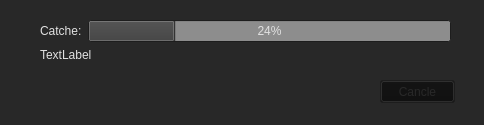
<?xml version="1.0" encoding="UTF-8"?>
<ui version="4.0">
 <class>Form</class>
 <widget class="QWidget" name="Form">
  <property name="geometry">
   <rect>
    <x>0</x>
    <y>0</y>
    <width>484</width>
    <height>125</height>
   </rect>
  </property>
  <property name="minimumSize">
   <size>
    <width>484</width>
    <height>125</height>
   </size>
  </property>
  <property name="maximumSize">
   <size>
    <width>484</width>
    <height>125</height>
   </size>
  </property>
  <property name="palette">
   <palette>
    <active>
     <colorrole role="WindowText">
      <brush brushstyle="SolidPattern">
       <color alpha="255">
        <red>225</red>
        <green>225</green>
        <blue>225</blue>
       </color>
      </brush>
     </colorrole>
     <colorrole role="Button">
      <brush brushstyle="SolidPattern">
       <color alpha="255">
        <red>74</red>
        <green>74</green>
        <blue>74</blue>
       </color>
      </brush>
     </colorrole>
     <colorrole role="Light">
      <brush brushstyle="SolidPattern">
       <color alpha="255">
        <red>38</red>
        <green>38</green>
        <blue>38</blue>
       </color>
      </brush>
     </colorrole>
     <colorrole role="Text">
      <brush brushstyle="SolidPattern">
       <color alpha="255">
        <red>225</red>
        <green>225</green>
        <blue>225</blue>
       </color>
      </brush>
     </colorrole>
     <colorrole role="BrightText">
      <brush brushstyle="SolidPattern">
       <color alpha="255">
        <red>140</red>
        <green>140</green>
        <blue>140</blue>
       </color>
      </brush>
     </colorrole>
     <colorrole role="ButtonText">
      <brush brushstyle="SolidPattern">
       <color alpha="255">
        <red>63</red>
        <green>63</green>
        <blue>63</blue>
       </color>
      </brush>
     </colorrole>
     <colorrole role="Base">
      <brush brushstyle="SolidPattern">
       <color alpha="255">
        <red>141</red>
        <green>141</green>
        <blue>141</blue>
       </color>
      </brush>
     </colorrole>
     <colorrole role="Window">
      <brush brushstyle="SolidPattern">
       <color alpha="255">
        <red>40</red>
        <green>40</green>
        <blue>40</blue>
       </color>
      </brush>
     </colorrole>
     <colorrole role="Highlight">
      <brush brushstyle="SolidPattern">
       <color alpha="255">
        <red>71</red>
        <green>71</green>
        <blue>71</blue>
       </color>
      </brush>
     </colorrole>
     <colorrole role="NoRole">
      <brush brushstyle="SolidPattern">
       <color alpha="255">
        <red>157</red>
        <green>157</green>
        <blue>157</blue>
       </color>
      </brush>
     </colorrole>
    </active>
    <inactive>
     <colorrole role="WindowText">
      <brush brushstyle="SolidPattern">
       <color alpha="255">
        <red>225</red>
        <green>225</green>
        <blue>225</blue>
       </color>
      </brush>
     </colorrole>
     <colorrole role="Button">
      <brush brushstyle="SolidPattern">
       <color alpha="255">
        <red>74</red>
        <green>74</green>
        <blue>74</blue>
       </color>
      </brush>
     </colorrole>
     <colorrole role="Light">
      <brush brushstyle="SolidPattern">
       <color alpha="255">
        <red>38</red>
        <green>38</green>
        <blue>38</blue>
       </color>
      </brush>
     </colorrole>
     <colorrole role="Text">
      <brush brushstyle="SolidPattern">
       <color alpha="255">
        <red>225</red>
        <green>225</green>
        <blue>225</blue>
       </color>
      </brush>
     </colorrole>
     <colorrole role="BrightText">
      <brush brushstyle="SolidPattern">
       <color alpha="255">
        <red>140</red>
        <green>140</green>
        <blue>140</blue>
       </color>
      </brush>
     </colorrole>
     <colorrole role="ButtonText">
      <brush brushstyle="SolidPattern">
       <color alpha="255">
        <red>63</red>
        <green>63</green>
        <blue>63</blue>
       </color>
      </brush>
     </colorrole>
     <colorrole role="Base">
      <brush brushstyle="SolidPattern">
       <color alpha="255">
        <red>141</red>
        <green>141</green>
        <blue>141</blue>
       </color>
      </brush>
     </colorrole>
     <colorrole role="Window">
      <brush brushstyle="SolidPattern">
       <color alpha="255">
        <red>40</red>
        <green>40</green>
        <blue>40</blue>
       </color>
      </brush>
     </colorrole>
     <colorrole role="Highlight">
      <brush brushstyle="SolidPattern">
       <color alpha="255">
        <red>71</red>
        <green>71</green>
        <blue>71</blue>
       </color>
      </brush>
     </colorrole>
     <colorrole role="NoRole">
      <brush brushstyle="SolidPattern">
       <color alpha="255">
        <red>157</red>
        <green>157</green>
        <blue>157</blue>
       </color>
      </brush>
     </colorrole>
    </inactive>
    <disabled>
     <colorrole role="WindowText">
      <brush brushstyle="SolidPattern">
       <color alpha="255">
        <red>120</red>
        <green>120</green>
        <blue>120</blue>
       </color>
      </brush>
     </colorrole>
     <colorrole role="Button">
      <brush brushstyle="SolidPattern">
       <color alpha="255">
        <red>74</red>
        <green>74</green>
        <blue>74</blue>
       </color>
      </brush>
     </colorrole>
     <colorrole role="Light">
      <brush brushstyle="SolidPattern">
       <color alpha="255">
        <red>38</red>
        <green>38</green>
        <blue>38</blue>
       </color>
      </brush>
     </colorrole>
     <colorrole role="Text">
      <brush brushstyle="SolidPattern">
       <color alpha="255">
        <red>120</red>
        <green>120</green>
        <blue>120</blue>
       </color>
      </brush>
     </colorrole>
     <colorrole role="BrightText">
      <brush brushstyle="SolidPattern">
       <color alpha="255">
        <red>140</red>
        <green>140</green>
        <blue>140</blue>
       </color>
      </brush>
     </colorrole>
     <colorrole role="ButtonText">
      <brush brushstyle="SolidPattern">
       <color alpha="255">
        <red>120</red>
        <green>120</green>
        <blue>120</blue>
       </color>
      </brush>
     </colorrole>
     <colorrole role="Base">
      <brush brushstyle="SolidPattern">
       <color alpha="255">
        <red>40</red>
        <green>40</green>
        <blue>40</blue>
       </color>
      </brush>
     </colorrole>
     <colorrole role="Window">
      <brush brushstyle="SolidPattern">
       <color alpha="255">
        <red>40</red>
        <green>40</green>
        <blue>40</blue>
       </color>
      </brush>
     </colorrole>
     <colorrole role="Highlight">
      <brush brushstyle="SolidPattern">
       <color alpha="255">
        <red>51</red>
        <green>153</green>
        <blue>255</blue>
       </color>
      </brush>
     </colorrole>
     <colorrole role="NoRole">
      <brush brushstyle="SolidPattern">
       <color alpha="255">
        <red>157</red>
        <green>157</green>
        <blue>157</blue>
       </color>
      </brush>
     </colorrole>
    </disabled>
   </palette>
  </property>
  <property name="cursor">
   <cursorShape>UpArrowCursor</cursorShape>
  </property>
  <property name="windowTitle">
   <string>Houdini Multiprocess_Rop</string>
  </property>
  <widget class="QPushButton" name="pushButtonCancle">
   <property name="geometry">
    <rect>
     <x>380</x>
     <y>80</y>
     <width>75</width>
     <height>23</height>
    </rect>
   </property>
   <property name="palette">
    <palette>
     <active>
      <colorrole role="Button">
       <brush brushstyle="SolidPattern">
        <color alpha="255">
         <red>13</red>
         <green>13</green>
         <blue>13</blue>
        </color>
       </brush>
      </colorrole>
      <colorrole role="Light">
       <brush brushstyle="SolidPattern">
        <color alpha="255">
         <red>54</red>
         <green>54</green>
         <blue>54</blue>
        </color>
       </brush>
      </colorrole>
      <colorrole role="ButtonText">
       <brush brushstyle="SolidPattern">
        <color alpha="255">
         <red>40</red>
         <green>40</green>
         <blue>40</blue>
        </color>
       </brush>
      </colorrole>
      <colorrole role="Base">
       <brush brushstyle="SolidPattern">
        <color alpha="255">
         <red>42</red>
         <green>42</green>
         <blue>42</blue>
        </color>
       </brush>
      </colorrole>
      <colorrole role="Link">
       <brush brushstyle="SolidPattern">
        <color alpha="255">
         <red>88</red>
         <green>88</green>
         <blue>88</blue>
        </color>
       </brush>
      </colorrole>
     </active>
     <inactive>
      <colorrole role="Button">
       <brush brushstyle="SolidPattern">
        <color alpha="255">
         <red>13</red>
         <green>13</green>
         <blue>13</blue>
        </color>
       </brush>
      </colorrole>
      <colorrole role="Light">
       <brush brushstyle="SolidPattern">
        <color alpha="255">
         <red>54</red>
         <green>54</green>
         <blue>54</blue>
        </color>
       </brush>
      </colorrole>
      <colorrole role="ButtonText">
       <brush brushstyle="SolidPattern">
        <color alpha="255">
         <red>40</red>
         <green>40</green>
         <blue>40</blue>
        </color>
       </brush>
      </colorrole>
      <colorrole role="Base">
       <brush brushstyle="SolidPattern">
        <color alpha="255">
         <red>42</red>
         <green>42</green>
         <blue>42</blue>
        </color>
       </brush>
      </colorrole>
      <colorrole role="Link">
       <brush brushstyle="SolidPattern">
        <color alpha="255">
         <red>88</red>
         <green>88</green>
         <blue>88</blue>
        </color>
       </brush>
      </colorrole>
     </inactive>
     <disabled>
      <colorrole role="Button">
       <brush brushstyle="SolidPattern">
        <color alpha="255">
         <red>13</red>
         <green>13</green>
         <blue>13</blue>
        </color>
       </brush>
      </colorrole>
      <colorrole role="Light">
       <brush brushstyle="SolidPattern">
        <color alpha="255">
         <red>54</red>
         <green>54</green>
         <blue>54</blue>
        </color>
       </brush>
      </colorrole>
      <colorrole role="ButtonText">
       <brush brushstyle="SolidPattern">
        <color alpha="255">
         <red>120</red>
         <green>120</green>
         <blue>120</blue>
        </color>
       </brush>
      </colorrole>
      <colorrole role="Base">
       <brush brushstyle="SolidPattern">
        <color alpha="255">
         <red>40</red>
         <green>40</green>
         <blue>40</blue>
        </color>
       </brush>
      </colorrole>
      <colorrole role="Link">
       <brush brushstyle="SolidPattern">
        <color alpha="255">
         <red>88</red>
         <green>88</green>
         <blue>88</blue>
        </color>
       </brush>
      </colorrole>
     </disabled>
    </palette>
   </property>
   <property name="text">
    <string>Cancle</string>
   </property>
  </widget>
  <widget class="QWidget" name="">
   <property name="geometry">
    <rect>
     <x>40</x>
     <y>20</y>
     <width>411</width>
     <height>42</height>
    </rect>
   </property>
   <layout class="QVBoxLayout" name="verticalLayout">
    <item>
     <layout class="QHBoxLayout" name="horizontalLayout">
      <item>
       <widget class="QLabel" name="label">
        <property name="text">
         <string>Catche:</string>
        </property>
       </widget>
      </item>
      <item>
       <widget class="QProgressBar" name="progressBar">
        <property name="value">
         <number>24</number>
        </property>
       </widget>
      </item>
     </layout>
    </item>
    <item>
     <widget class="QLabel" name="label_2">
      <property name="text">
       <string>TextLabel</string>
      </property>
     </widget>
    </item>
   </layout>
  </widget>
 </widget>
 <resources/>
 <connections/>
</ui>
